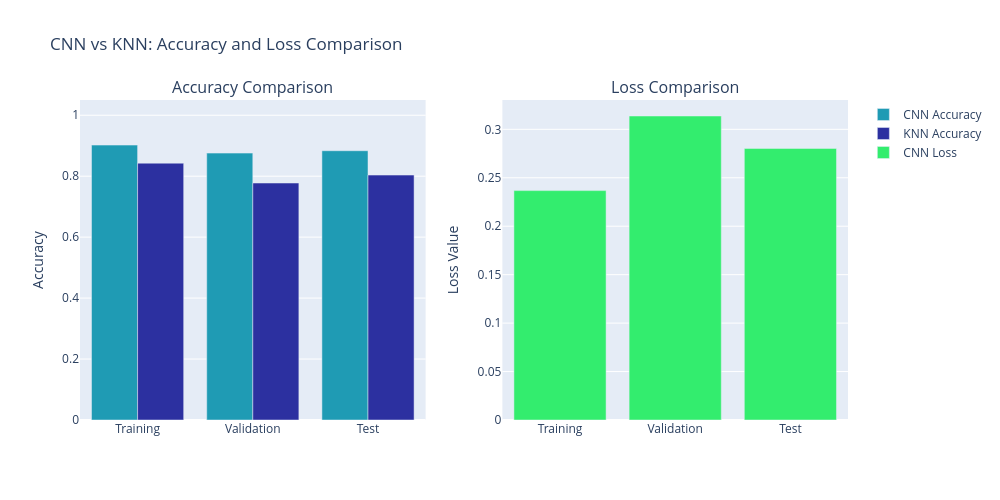

The cell this chart's notebook holds for it:
### Code cell
fig = make_subplots(rows=1, cols=2, subplot_titles=("Accuracy Comparison", "Loss Comparison"))

fig.add_trace(go.Bar(x=df_plot_comparison['Dataset'], y=df_plot_comparison['CNN Accuracy'], name='CNN Accuracy', marker_color="#1f9bb4"), row=1, col=1)
fig.add_trace(go.Bar(x=df_plot_comparison['Dataset'], y=df_plot_comparison['KNN Accuracy'], name='KNN Accuracy', marker_color="#2c30a0"), row=1, col=1)
fig.add_trace(go.Bar(x=df_plot_comparison['Dataset'], y=df_plot_comparison['CNN Loss'], name='CNN Loss', marker_color="#33ed6e"), row=1, col=2)
fig.update_layout(title_text="CNN vs KNN: Accuracy and Loss Comparison", showlegend=True, height=500, width=1000)
fig.update_yaxes(title_text="Accuracy", range=[0, 1.05], row=1, col=1)
fig.update_yaxes(title_text="Loss Value", row=1, col=2)
fig.show()

### Figure 1 — Plotly figure (JSON) as saved in the notebook; plotly's stock layout.template omitted (floating-point values rounded to 4 significant figures)
{"data": [{"marker": {"color": "#1f9bb4"}, "name": "CNN Accuracy", "type": "bar", "x": ["Training", "Validation", "Test"], "xaxis": "x", "y": [0.9021, 0.8758, 0.8836], "yaxis": "y"}, {"marker": {"color": "#2c30a0"}, "name": "KNN Accuracy", "type": "bar", "x": ["Training", "Validation", "Test"], "xaxis": "x", "y": [0.8428, 0.7776, 0.8036], "yaxis": "y"}, {"marker": {"color": "#33ed6e"}, "name": "CNN Loss", "type": "bar", "x": ["Training", "Validation", "Test"], "xaxis": "x2", "y": [0.2368, 0.3138, 0.2803], "yaxis": "y2"}], "layout": {"annotations": [{"font": {"size": 16}, "showarrow": false, "text": "Accuracy Comparison", "x": 0.225, "xanchor": "center", "xref": "paper", "y": 1, "yanchor": "bottom", "yref": "paper"}, {"font": {"size": 16}, "showarrow": false, "text": "Loss Comparison", "x": 0.775, "xanchor": "center", "xref": "paper", "y": 1, "yanchor": "bottom", "yref": "paper"}], "height": 500, "showlegend": true, "title": {"text": "CNN vs KNN: Accuracy and Loss Comparison"}, "width": 1000, "xaxis": {"anchor": "y", "domain": [0, 0.45]}, "xaxis2": {"anchor": "y2", "domain": [0.55, 1]}, "yaxis": {"anchor": "x", "domain": [0, 1], "range": [0, 1.05], "title": {"text": "Accuracy"}}, "yaxis2": {"anchor": "x2", "domain": [0, 1], "title": {"text": "Loss Value"}}}}
